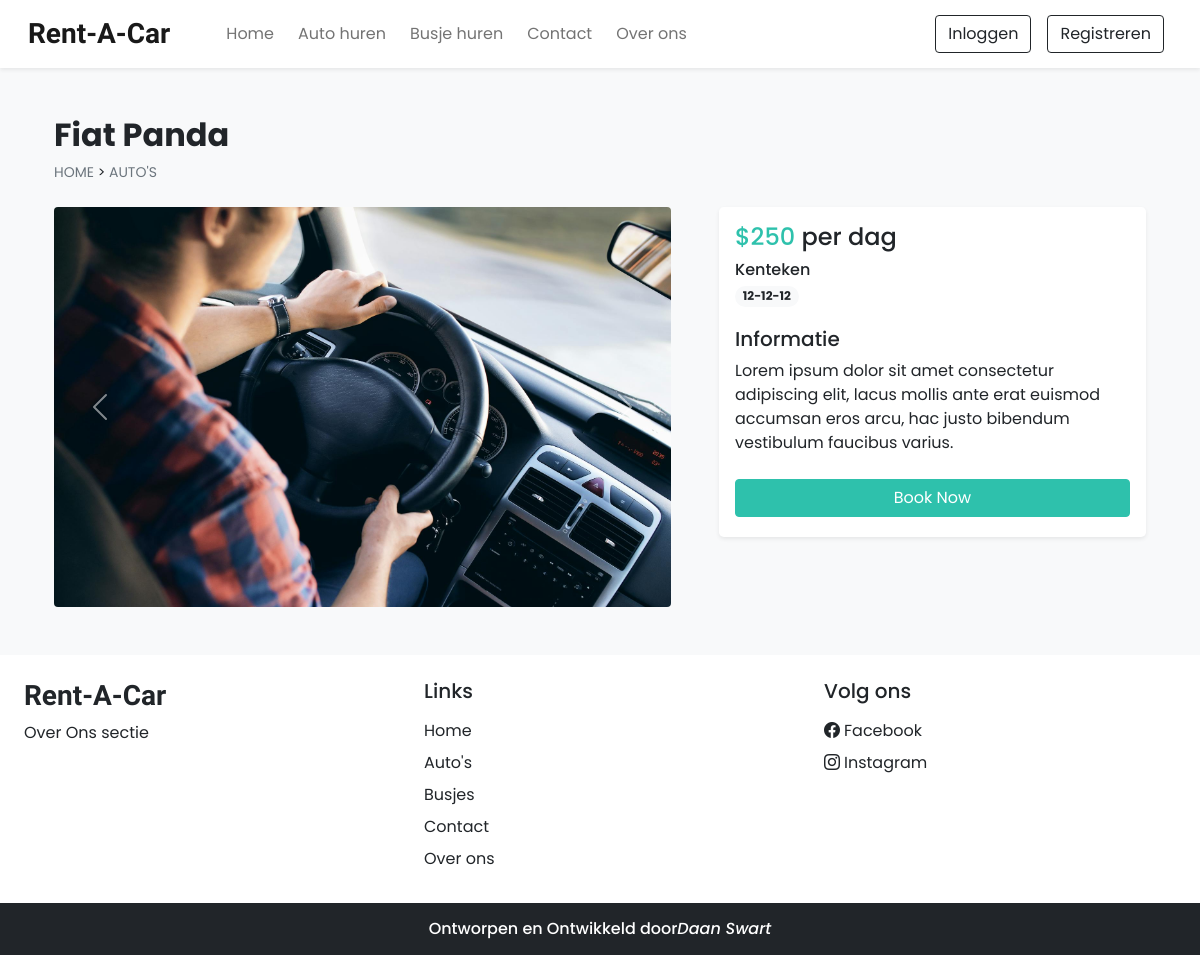
Before: /car_details.php?id=1 with the older database file.
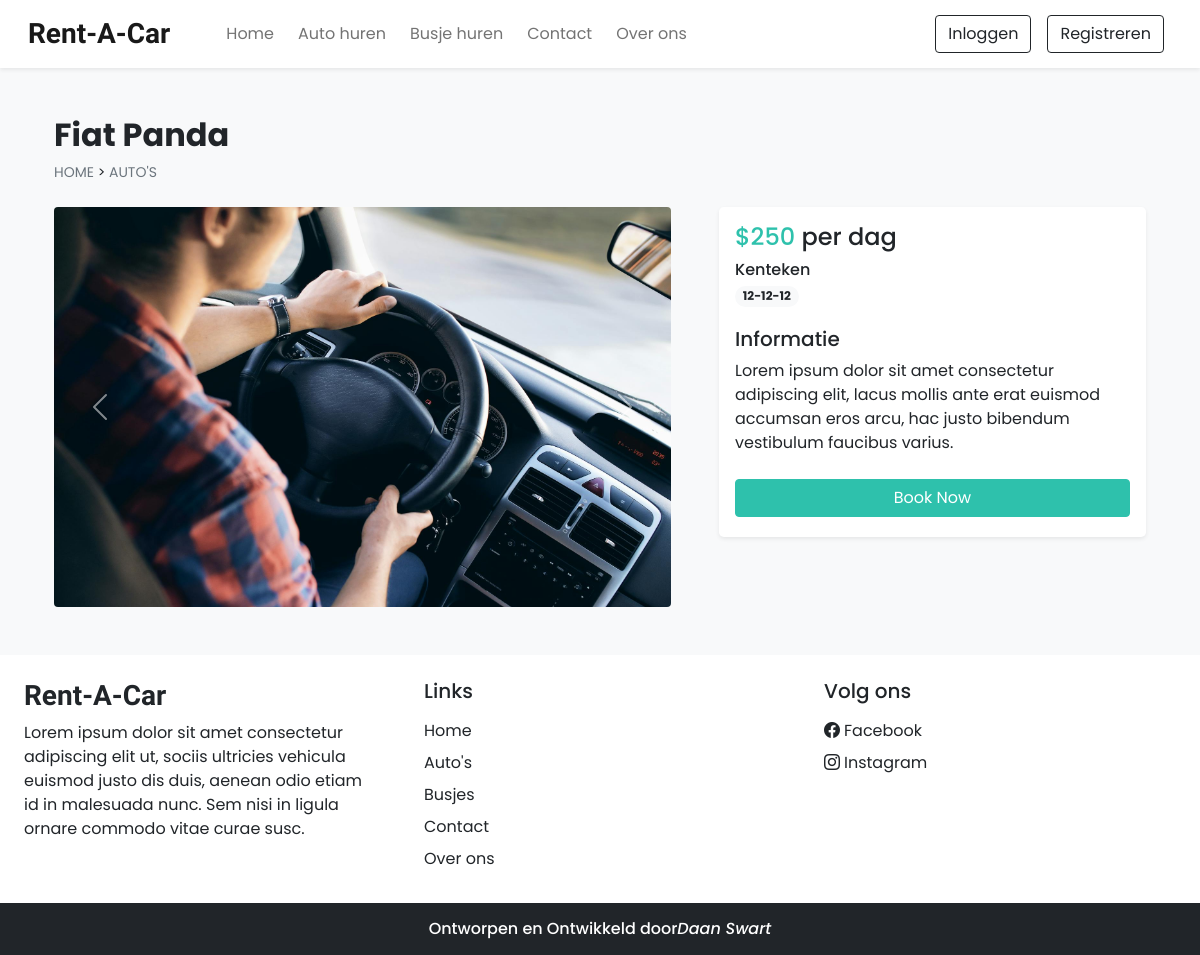
After: the same page with the newer database file.
### tables this page shows
CREATE TABLE IF NOT EXISTS `settings` (
  `sr_no` int(11) NOT NULL AUTO_INCREMENT,
  `site_title` varchar(50) NOT NULL,
  `site_about` varchar(250) NOT NULL,
  `shutdown` tinyint(1) NOT NULL,
  PRIMARY KEY (`sr_no`)
);

CREATE TABLE IF NOT EXISTS `cars` (
  `sr_no` int(11) NOT NULL AUTO_INCREMENT,
  `license_plate` varchar(20) NOT NULL,
  `brand` varchar(100) NOT NULL,
  `type` varchar(100) NOT NULL,
  `cost_per_day` int(11) NOT NULL,
  `description` varchar(350) NOT NULL,
  `status` tinyint(4) NOT NULL DEFAULT '1',
  `removed` int(11) NOT NULL DEFAULT '0',
  PRIMARY KEY (`sr_no`)
);

CREATE TABLE IF NOT EXISTS `car_images` (
  `sr_no` int(11) NOT NULL AUTO_INCREMENT,
  `car_id` int(11) NOT NULL,
  `image` varchar(150) NOT NULL,
  `thumb` tinyint(4) NOT NULL DEFAULT '0',
  PRIMARY KEY (`sr_no`),
  KEY `car_id` (`car_id`)
);

### admin/inc/db_config.php (called while the page is built, shortened)
<?php
function select($sql, $values, $datatypes)
{
    $con = $GLOBALS['con'];
    if ($stmt = mysqli_prepare($con, $sql)) {
        mysqli_stmt_bind_param($stmt, $datatypes, ...$values);
        if (mysqli_stmt_execute($stmt)) {
            $res = mysqli_stmt_get_result($stmt);
            return $res;
        } else {
            mysqli_stmt_close($stmt);
            die("Query cannot be executed - Select");
        }
    } else {
        die("Query cannot be prepared - Select");
    }
}

### car_details.php (the view, shortened to what this page needs)
<!DOCTYPE html>
<html lang="en">
<head>
    <?php require('inc/links.php') ?>
</head>
<body class="bg-light">
    <?php require('inc/header.php') ?>
    <?php
    $data = filteration($_GET);
    $car_res = select("SELECT * FROM `cars` WHERE `sr_no`=? AND `status`=? AND `removed`=?", [$data['id'], 1, 0], 'iii');
    $car_data = mysqli_fetch_assoc($car_res);
    ?>
    <div class="container">
        <div class="row">
            <div class="col-12 my-5 mb-4 px-4">
                <h2 class="fw-bold"><?php echo $car_data['brand'] . ' ' . $car_data['type'] ?></h2>
                <div style="font-size: 14px">
                    <a href="index.php" class="text-secondary text-decoration-none">HOME</a>
                    <span> > </span>
                    <a href="cars.php" class="text-secondary text-decoration-none">AUTO'S</a>
                </div>
            </div>
            <div class="col-lg-7 col-md-12 px-4">
                <div id="carCarousel" class="carousel slide" data-bs-ride="carousel">
                    <div class="carousel-inner">
                        <?php
                        $car_img = CARS_IMG_PATH . "thumbnail.jpg";
                        $img_q = mysqli_query($con, "SELECT * FROM `car_images`
                                WHERE `car_id` = $car_data[sr_no] ORDER BY `thumb` DESC");
                        if (mysqli_num_rows($img_q) > 0) {
                            $active_class = 'active';
                            while ($img_res = mysqli_fetch_assoc($img_q)) {
                                echo "<div class='carousel-item $active_class'>
                                        <img src='" . CARS_IMG_PATH . $img_res['image'] . "' class='d-block w-100 rounded car-image'>
                                    </div>";
                                $active_class = '';
                            }
                        } else {
                            echo "<div class='carousel-item active'>
                                    <img src='$car_img' class='d-block w-100'>
                                </div>";
                        }
                        ?>
                    </div>
                    <button class="carousel-control-prev" type="button" data-bs-target="#carCarousel" data-bs-slide="prev">
                        <span class="carousel-control-prev-icon" aria-hidden="true"></span>
                    </button>
                    <button class="carousel-control-next" type="button" data-bs-target="#carCarousel" data-bs-slide="next">
                        <span class="carousel-control-next-icon" aria-hidden="true"></span>
                    </button>
                </div>
            </div>
            <div class="col-lg-5 col-md-12 px-4">
                <div class="card mb-4 border-0 shadow-sm rounded-3">
                    <div class="card-body">
                        <?php
                        echo <<<price
                            <h4><span style='color: #2EC1AC'>$$car_data[cost_per_day]</span> per dag</h3>
                        price;
                        echo <<<license_plate
                        <div class="mb-3">
                            <h6 class="mb-1">Kenteken</h6>
                              <span class='badge rounded-pill bg-light text-dark text-wrap me-1 mb-1'>
                                    $car_data[license_plate]
                                    </span>
                        </div>
                        license_plate;
                        echo <<<description
                        <div class="mb-4">
                            <h5>Informatie</h5>
                            <p>$car_data[description]</p>
                        </div>
                        description;
                        if (!$settings_r['shutdown']) {
                            $login = 0;
                            echo <<<book
                            <button onclick='checkLoginToBook($login, $car_data[sr_no])' class="btn w-100 text-white custom-bg shadow-none mb-1">Book Now</button>
                            book;
                        }
                        ?>
                    </div>
                </div>
            </div>
        </div>
    </div>
    <?php require('inc/footer.php') ?>
</body>
</html>

### inc/links.php (shortened to what this page needs)
<link href="https://cdn.jsdelivr.net/npm/bootstrap@5.0.2/dist/css/bootstrap.min.css" rel="stylesheet">
<link rel="stylesheet" href="https://cdn.jsdelivr.net/npm/bootstrap-icons@1.11.3/font/bootstrap-icons.min.css">
<link rel="stylesheet" href="css/common.css">
<?php
require('admin/inc/db_config.php');
$contact_q = "SELECT * FROM `contact_details` WHERE `sr_no`=?";
$settings_q = "SELECT * FROM `settings` WHERE `sr_no`=?";
$values = [1];
$contact_r = mysqli_fetch_assoc(select($contact_q, $values, 'i'));
$settings_r = mysqli_fetch_assoc(select($settings_q, $values, 'i'));
?>

### inc/header.php (shortened to what this page needs)
<nav id="nav-bar" class="navbar navbar-expand-lg navbar-light bg-white px-lg-3 py-lg-2 shadow-sm sticky-top ">
    <div class="container-fluid">
        <a class="navbar-brand me-5 fw-bold fs-3 h-font" href="index.php"><?php echo $settings_r['site_title'] ?></a>
        <div class="collapse navbar-collapse" id="navbarSupportedContent">
            <ul class="navbar-nav me-auto mb-2 mb-lg-0">
                <li class="nav-item">
                    <a class="nav-link me-2" href="index.php">Home</a>
                </li>
                <li class="nav-item">
                    <a class="nav-link me-2" href="cars.php">Auto huren</a>
                </li>
                <li class="nav-item">
                    <a class="nav-link me-2" href="busjes.php">Busje huren</a>
                </li>
                <li class="nav-item">
                    <a class="nav-link me-2" href="contact.php">Contact</a>
                </li>
                <li class="nav-item">
                    <a class="nav-link" href="about.php">Over ons</a>
                </li>
            </ul>
            <div class="d-flex">
                <?php
                if (isset($_SESSION['login']) && $_SESSION['login'] == true) {
                    $path = USERS_IMG_PATH;
                    echo <<<data
                    <div class="btn-group">
                        <button type="button" class="btn btn-outline-dark shadow-none dropdown-toggle" data-bs-toggle="dropdown" data-bs-display="static" aria-expanded="false">
                        <img src="$path$_SESSION[uPic]" style="width: 25px; height: 25px; border-radius: 50%;" class="me-1">
                        $_SESSION[uName]
                    </button>
                    <ul class="dropdown-menu dropdown-menu-lg-end">
                    <li><a class="dropdown-item" href="profile.php">Profiel</a></li>
                    <li><a class="dropdown-item" href="bookings.php">Reserveringen</a></li>
                    <li><a class="dropdown-item" href="logout.php">Uitloggen</a></li>
                    </ul>
                    </div>
                    data;
                } else {
                    echo <<<data
                    <button type="button" class="btn btn-outline-dark shadow-none me-lg-3 me-2" data-bs-toggle="modal" data-bs-target="#loginModal">
                    Inloggen
                    </button>
                    <button type="button" class="btn btn-outline-dark shadow-none me-lg-2 me-3" data-bs-toggle="modal" data-bs-target="#registerModal">
                    Registreren
                    </button>
                    data;
                }
                ?>
            </div>
        </div>
    </div>
</nav>

### inc/footer.php (shortened to what this page needs)
<div class="container-fluid bg-white mt-5">
    <div class="row">
        <div class="col-lg-4 p-4">
            <h3 class="h-font fw-bold fs-3 mb-2"><?php echo $settings_r['site_title'] ?></h3>
            <p>
                <?php echo $settings_r['site_about'] ?>
            </p>
        </div>
        <div class="col-lg-4 p-4">
            <h5 class="mb-3">Links</h5>
            <a href="index.php" class="d-inline-block mb-2 text-dark text-decoration-none" href="">Home</a><br>
            <a href="rooms.php" class="d-inline-block mb-2 text-dark text-decoration-none" href="">Auto's</a><br>
            <a href="facilities.php" class="d-inline-block mb-2 text-dark text-decoration-none" href="">Busjes</a><br>
            <a href="contact.php" class="d-inline-block mb-2 text-dark text-decoration-none" href="">Contact</a><br>
            <a href="about.php" class="d-inline-block mb-2 text-dark text-decoration-none" href="">Over ons </a>
        </div>
        <div class="col-lg-4 p-4">
            <h5 class="mb-3">Volg ons</h5>
            <a href="<?php echo $contact_r['fb'] ?>" class="d-inline-block text-dark text-decoration-none mb-2">
                <i class="bi bi-facebook me-1"></i>Facebook
            </a><br>
            <a href="<?php echo $contact_r['insta'] ?>" class="d-inline-block text-dark text-decoration-none">
                <i class="bi bi-instagram me-1"></i>Instagram
            </a>
        </div>
    </div>
</div>
<h6 class="text-center bg-dark text-white p-3 m-0">Ontworpen en Ontwikkeld door<span class="fst-italic">Daan Swart</span></h6>

### css/common.css (style rules this page uses)
:root { --teal: #2ec1ac; --teal-hover: #2ec1ac; }
* { font-family: 'Poppins', 'sans-serif'; }
.h-font { font-family: 'Merienda', cursive; }
.custom-bg { background-color: var(--teal); border: 1px solid var(--teal-hover); }

### car_details.php (style rules this page uses)
.car-image { height: 400px; width: 600px; object-fit: cover; }

Changed rows visible on the page:
changed settings "Rent-A-Car": site_about "Over Ons sectie" → "Lorem ipsum dolor sit amet consectetur adipiscing elit ut, sociis ultricies vehicula euismod justo dis duis, aenean odio etiam id in malesuada nunc. Sem nisi in ligula ornare commodo vitae curae susc."
